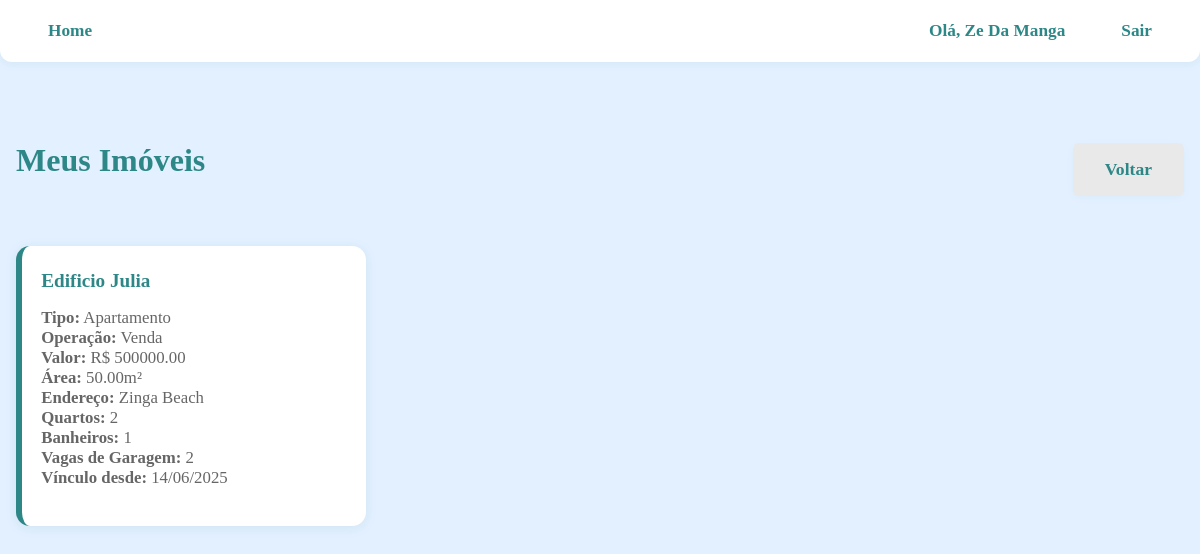
The app's page /imoveis/vinculados/ (signed in), older data.
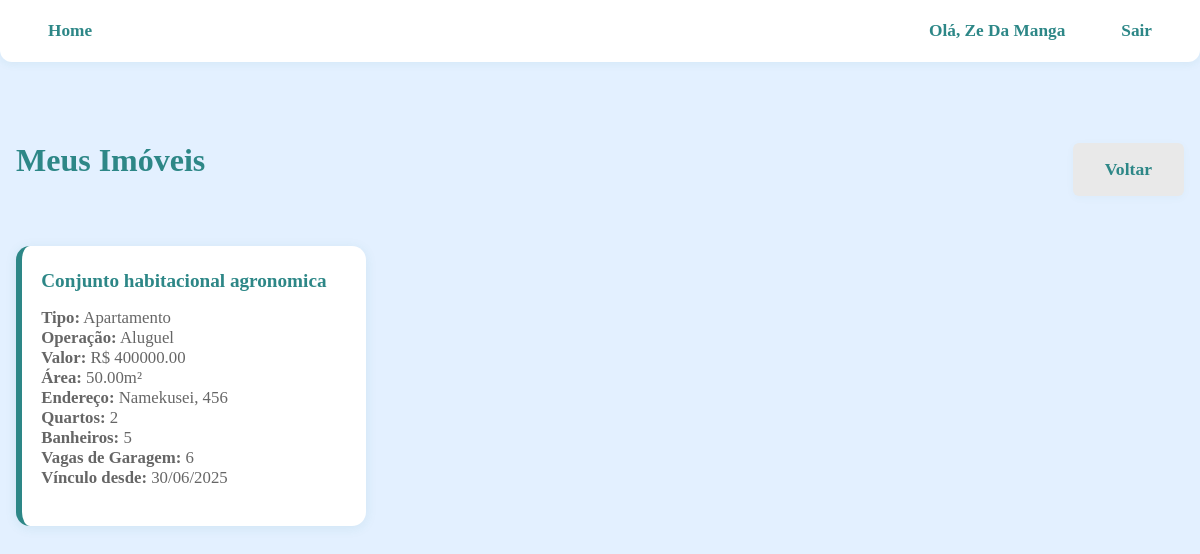
The same page, newer data.
### usuarios/models.py (models this page shows, shortened)
class CustomUser(AbstractUser):
    class Roles(models.TextChoices):
        CORRETOR = 'CORRETOR', _('Corretor')
        CLIENTE = 'CLIENTE', _('Cliente')
    telefone = models.CharField(max_length=20, blank=True, null=True)
    cpf = models.CharField(max_length=14, unique=True, blank=True, null=True)
    endereco = models.CharField(max_length=200, blank=True, null=True)
    role = models.CharField(
        max_length=10,
        choices=Roles.choices,
        verbose_name='Tipo de Usuário',
        help_text='Selecione se é Cliente ou Corretor'
    )
    def is_cliente(self):
        return self.role == self.Roles.CLIENTE

### imobiliaria/models.py (models this page shows, shortened)
class ImovelCliente(models.Model):
    imovel = models.ForeignKey(Imovel, on_delete=models.CASCADE)
    cliente = models.ForeignKey(CustomUser, on_delete=models.CASCADE)
    data_vinculo = models.DateTimeField(auto_now_add=True)
    class Meta:
        unique_together = ('imovel', 'cliente')
        verbose_name = 'Vínculo Imóvel-Cliente'
        verbose_name_plural = 'Vínculos Imóvel-Cliente'

class Imovel(models.Model):
    TIPO_CHOICES = [
        ('CASA', 'Casa'),
        ('APARTAMENTO', 'Apartamento'),
        ('COMERCIAL', 'Comercial'),
        ('TERRENO', 'Terreno'),
    ]
    STATUS_CHOICES = [
        ('DISPONIVEL', 'Disponível'),
        ('VENDIDO', 'Vendido'),
        ('ALUGADO', 'Alugado'),
    ]
    OPERACAO_CHOICES = [
        ('VENDA', 'Venda'),
        ('ALUGUEL', 'Aluguel'),
    ]
    titulo = models.CharField(max_length=200)
    descricao = models.TextField()
    tipo = models.CharField(max_length=20, choices=TIPO_CHOICES)
    endereco = models.CharField(max_length=200)
    area = models.DecimalField(max_digits=10, decimal_places=2)
    quartos = models.IntegerField()
    banheiros = models.IntegerField()
    vagas_garagem = models.IntegerField()
    valor = models.DecimalField(max_digits=12, decimal_places=2)
    status = models.CharField(max_length=20, choices=STATUS_CHOICES, default='DISPONIVEL')
    operacao = models.CharField(max_length=20, choices=OPERACAO_CHOICES)
    corretor = models.ForeignKey(CustomUser, on_delete=models.CASCADE)
    data_cadastro = models.DateTimeField(auto_now_add=True)
    data_atualizacao = models.DateTimeField(auto_now=True)

### imobiliaria/views.py (the view)
# urls.py: path('imoveis/vinculados/', views.imoveis_vinculados, name='imoveis_vinculados'),
@login_required
@user_passes_test(is_cliente, login_url=None)
def imoveis_vinculados(request):
    imoveis = ImovelCliente.objects.filter(cliente=request.user)
    return render(request, 'pages/cliente/imoveis_vinculados.html', {'imoveis': imoveis})

### imobiliaria/views.py (called while the page is built)
def is_cliente(user):
    return user.is_cliente()

### imobiliaria/templates/pages/cliente/imoveis_vinculados.html
{% extends 'base.html' %}
{% block content %}
<div class="property-list-container">
    <div style="display: flex; justify-content: space-between; align-items: center; margin-bottom: 2rem;">
        <h2>Meus Imóveis</h2>
        <a href="{% url 'dashboard_cliente' %}" class="btn btn-secondary">Voltar</a>
    </div>
    {% if imoveis %}
        <div class="property-list-row">
            {% for vinculo in imoveis %}
            <div class="property-list-card">
                <h5>{{ vinculo.imovel.titulo }}</h5>
                <p>
                    <strong>Tipo:</strong> {{ vinculo.imovel.get_tipo_display }}<br>
                    <strong>Operação:</strong> {{ vinculo.imovel.get_operacao_display }}<br>
                    <strong>Valor:</strong> R$ {{ vinculo.imovel.valor }}<br>
                    <strong>Área:</strong> {{ vinculo.imovel.area }}m²<br>
                    <strong>Endereço:</strong> {{ vinculo.imovel.endereco }}<br>
                    <strong>Quartos:</strong> {{ vinculo.imovel.quartos }}<br>
                    <strong>Banheiros:</strong> {{ vinculo.imovel.banheiros }}<br>
                    <strong>Vagas de Garagem:</strong> {{ vinculo.imovel.vagas_garagem }}<br>
                    <strong>Vínculo desde:</strong> {{ vinculo.data_vinculo|date:"d/m/Y" }}
                </p>
            </div>
            {% endfor %}
        </div>
    {% else %}
        <div class="property-list-alert">
            Você ainda não possui imóveis vinculados.
        </div>
    {% endif %}
</div>
{% endblock %}

### imobiliaria/templates/base.html (shortened to what this page needs)
{% load static %}
<!DOCTYPE html>
<html lang="pt-br">
<head>
    <link rel="stylesheet" href="{% static 'scss/base.css' %}">
</head>
<body>
    {% include "partials/navbar.html" %}
    {% block content %}{% endblock %}
</body>
</html>

### imobiliaria/templates/partials/navbar.html
<nav class="navbar">
    <ul>
        <li><a href="{% url 'index' %}">Home</a></li>
    </ul>
    <ul>
        <li><a href="#">Olá, {{ user.first_name }}</a></li>
        <li><a href="{% url 'sair' %}">Sair</a></li>
    </ul>
</nav>

### static/scss/base.css (style rules this page uses)
* { margin: 0; padding: 0; box-sizing: border-box; }
body { background-color: #E3F0FF; }
.navbar { background: #fff; box-shadow: 0 2px 8px rgba(44, 135, 135, 0.08); padding: 0.8rem 2rem; display: flex; justify-content: space-between; align-items: center; border-radius: 0 0 12px 12px; position: relative; z-index: 10; }
.navbar ul { display: flex; gap: 1.5rem; margin: 0; padding: 0; align-items: center; }
.navbar ul li { list-style: none; }
.navbar ul li a { color: #2D8787; font-weight: 600; text-decoration: none; font-size: 1.08rem; padding: 0.5rem 1rem; border-radius: 6px; transition: background 0.2s, color 0.2s; display: block; }
.btn-secondary, .btn.btn-secondary { background: #E9E9E9; color: #2D8787; border: none; border-radius: 6px; padding: 1rem 2rem; font-size: 1.1rem; font-weight: 600; margin-bottom: 1rem; transition: background 0.2s, color 0.2s; box-shadow: 0 2px 8px rgba(44, 135, 135, 0.04); cursor: pointer; text-decoration: none; display: block; }
.property-list-container { max-width: 1200px; margin: 3rem auto 0 auto; padding: 2rem 1rem; background: none; }
.property-list-container h2 { color: #2D8787; font-size: 2rem; font-weight: 700; margin-bottom: 2.2rem; text-align: left; }
.property-list-row { display: flex; flex-wrap: wrap; gap: 2.5rem 2rem; justify-content: flex-start; }
.property-list-card { background: #fff; border-radius: 14px; box-shadow: 0 2px 12px rgba(44, 135, 135, 0.10); padding: 1.5rem 1.2rem 1.2rem 1.2rem; flex: 1 1 320px; min-width: 300px; max-width: 350px; display: flex; flex-direction: column; align-items: flex-start; margin-bottom: 0; border-left: 6px solid #2D8787; position: relative; }
.property-list-card h5 { color: #2D8787; font-size: 1.2rem; font-weight: 600; margin-bottom: 1rem; }
.property-list-card p { color: #666; font-size: 1.05rem; margin-bottom: 1.2rem; }

Row changes from the older to the newer data that the page shows:
removed ImovelCliente: imovel.titulo "Edificio Julia", imovel.tipo "Apartamento", imovel.operacao "Venda", imovel.valor "500000.00", imovel.area "50.00", imovel.endereco "Zinga Beach", imovel.quartos "2", imovel.banheiros "1", imovel.vagas_garagem "2", data_vinculo "14/06/2025"
added ImovelCliente: imovel.titulo "Conjunto habitacional agronomica", imovel.tipo "Apartamento", imovel.operacao "Aluguel", imovel.valor "400000.00", imovel.area "50.00", imovel.endereco "Namekusei, 456", imovel.quartos "2", imovel.banheiros "5", imovel.vagas_garagem "6", data_vinculo "30/06/2025"
